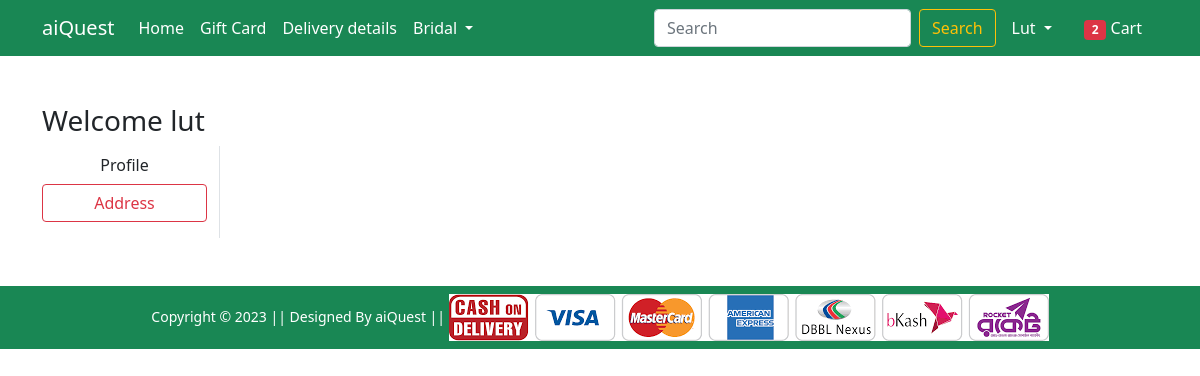
The page /address/ (signed in) on the database as committed earlier.
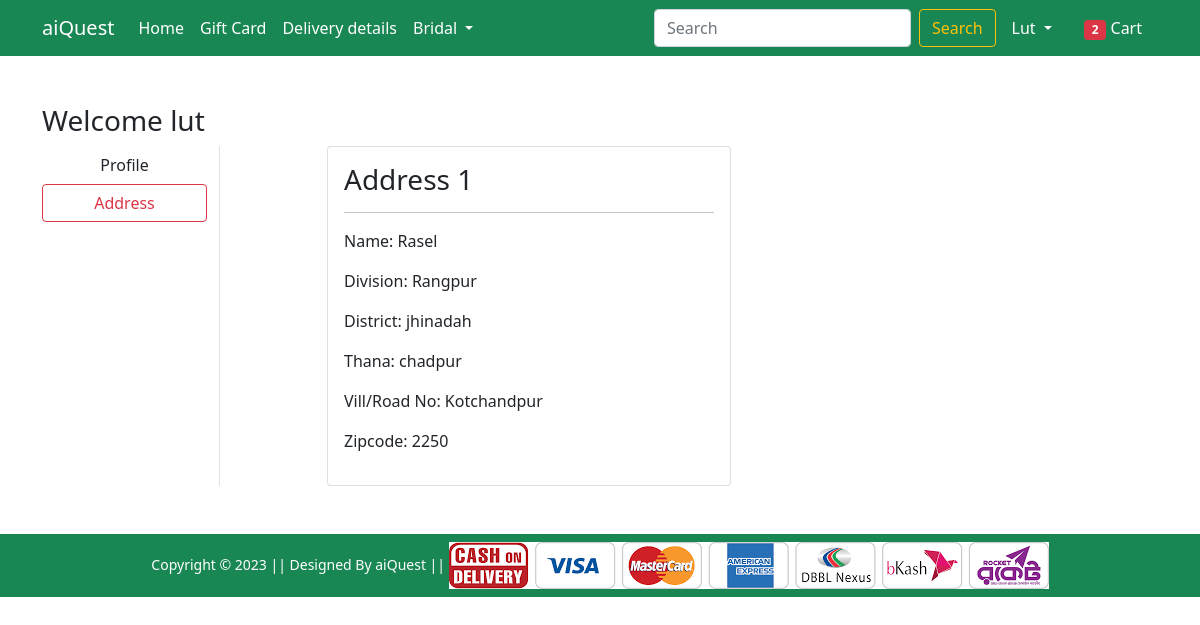
The same page on the database as committed later.
### info/models.py (models this page shows, shortened)
class Customer(models.Model):
    user = models.ForeignKey(User, on_delete= models.CASCADE)
    name = models.CharField(max_length=200)
    division = models.CharField(choices=DIVISION_CHOICES, max_length= 50)
    district = models.CharField(max_length=200)
    thana = models.CharField(max_length=50)
    villprroad = models.CharField(max_length=50)
    zipcode = models.IntegerField()

### Shop/views.py (the view)
# urls.py: path('address/', views.address, name='address'),
@login_required
def address(request):
  addres = Customer.objects.filter(user=request.user)
  total_item=0
  if request.user.is_authenticated:
     total_item =len(Card.objects.filter(user=request.user))
  return render(request, 'Shop/address.html',{'addres':addres,'active':'btn-outline-danger', 'total_item':total_item})

### Shop/templates/Shop/address.html (shortened to what this page needs)
{% extends 'Shop/base.html' %}
{% load static %}
{% block main-content %}
<div class="container my-5">
    <div class="row">
        <h3>Welcome {{request.user}}</h3>
        <div class="col-sm-2 border-end">
            <ul class="list-unstyled">
                <li class="d-grid"><a href="{% url 'profile' %}" class="btn ">Profile</a></li>
                <li class="d-grid"><a href="{% url 'address' %}" class="btn {{active}}">Address</a></li>
            </ul>
        </div>
        <div class="col-sm-9 offset-sm-1">
            <div class="row">
                {% for address in addres %}
                <div class="col-sm-6">
                    <div class="card">
                        <div class="card-body">
                            <h3>Address {{forloop.counter}}</h3>
                            <hr>
                            <p>Name: {{address.name}}</p>
                            <p>Division: {{address.division}}</p>
                            <p>District: {{address.district}}</p>
                            <p>Thana: {{address.thana}}</p>
                            <p>Vill/Road No: {{address.villprroad}}</p>
                            <p>Zipcode: {{address.zipcode}}</p>
                        </div>
                    </div>
                </div>
                {% endfor %}
            </div>
        </div>
    </div>
</div>
{% endblock main-content %}

Rows that differ between the two databases and show on the page:
added Customer: name "Rasel", division "Rangpur", district "jhinadah", thana "chadpur", villprroad "Kotchandpur", zipcode "2250"
